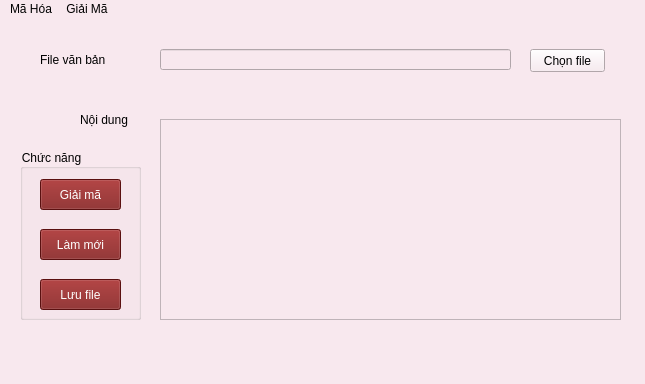
<?xml version="1.0" encoding="UTF-8"?>
<ui version="4.0">
 <class>MainWindow</class>
 <widget class="QMainWindow" name="MainWindow">
  <property name="geometry">
   <rect>
    <x>0</x>
    <y>0</y>
    <width>645</width>
    <height>384</height>
   </rect>
  </property>
  <property name="font">
   <font>
    <pointsize>12</pointsize>
    <weight>50</weight>
    <bold>false</bold>
   </font>
  </property>
  <property name="windowTitle">
   <string>Giải mã chuyển vị nhiều dòng</string>
  </property>
  <property name="styleSheet">
   <string notr="true">background-color: rgb(248, 232, 238);
</string>
  </property>
  <property name="iconSize">
   <size>
    <width>24</width>
    <height>24</height>
   </size>
  </property>
  <widget class="QWidget" name="centralwidget">
   <widget class="QGroupBox" name="groupBox_4">
    <property name="geometry">
     <rect>
      <x>20</x>
      <y>130</y>
      <width>121</width>
      <height>171</height>
     </rect>
    </property>
    <property name="title">
     <string>Chức năng</string>
    </property>
    <widget class="QPushButton" name="pB_GiaiMa">
     <property name="geometry">
      <rect>
       <x>20</x>
       <y>30</y>
       <width>81</width>
       <height>31</height>
      </rect>
     </property>
     <property name="styleSheet">
      <string notr="true">background-color: rgb(126, 23, 23);
color: rgb(255, 255, 255);</string>
     </property>
     <property name="text">
      <string>Giải mã</string>
     </property>
    </widget>
    <widget class="QPushButton" name="pB_Refresh">
     <property name="geometry">
      <rect>
       <x>20</x>
       <y>80</y>
       <width>81</width>
       <height>31</height>
      </rect>
     </property>
     <property name="styleSheet">
      <string notr="true">background-color: rgb(126, 23, 23);
color: rgb(255, 255, 255);</string>
     </property>
     <property name="text">
      <string>Làm mới</string>
     </property>
    </widget>
    <widget class="QPushButton" name="pB_LuuFile">
     <property name="geometry">
      <rect>
       <x>20</x>
       <y>130</y>
       <width>81</width>
       <height>31</height>
      </rect>
     </property>
     <property name="styleSheet">
      <string notr="true">background-color: rgb(126, 23, 23);
color: rgb(255, 255, 255);</string>
     </property>
     <property name="text">
      <string>Lưu file</string>
     </property>
    </widget>
   </widget>
   <widget class="QLabel" name="label">
    <property name="geometry">
     <rect>
      <x>40</x>
      <y>30</y>
      <width>101</width>
      <height>21</height>
     </rect>
    </property>
    <property name="styleSheet">
     <string notr="true">color: rgb(0, 0, 0);
font: 75 12pt &quot;MS Shell Dlg 2&quot;;</string>
    </property>
    <property name="text">
     <string>File văn bản</string>
    </property>
   </widget>
   <widget class="QLabel" name="label_2">
    <property name="geometry">
     <rect>
      <x>80</x>
      <y>90</y>
      <width>71</width>
      <height>21</height>
     </rect>
    </property>
    <property name="styleSheet">
     <string notr="true">color: rgb(0, 0, 0);
font: 75 12pt &quot;MS Shell Dlg 2&quot;;</string>
    </property>
    <property name="text">
     <string>Nội dung</string>
    </property>
   </widget>
   <widget class="QLineEdit" name="lE_FileIn">
    <property name="geometry">
     <rect>
      <x>160</x>
      <y>30</y>
      <width>351</width>
      <height>21</height>
     </rect>
    </property>
    <property name="text">
     <string/>
    </property>
   </widget>
   <widget class="QPushButton" name="pB_ChooseFile">
    <property name="geometry">
     <rect>
      <x>530</x>
      <y>30</y>
      <width>75</width>
      <height>23</height>
     </rect>
    </property>
    <property name="text">
     <string>Chọn file</string>
    </property>
   </widget>
   <widget class="QTextBrowser" name="tB_Content">
    <property name="geometry">
     <rect>
      <x>160</x>
      <y>100</y>
      <width>461</width>
      <height>201</height>
     </rect>
    </property>
   </widget>
  </widget>
  <widget class="QMenuBar" name="menubar">
   <property name="geometry">
    <rect>
     <x>0</x>
     <y>0</y>
     <width>645</width>
     <height>22</height>
    </rect>
   </property>
   <widget class="QMenu" name="menuM_H_a">
    <property name="title">
     <string>Mã Hóa</string>
    </property>
    <widget class="QMenu" name="menuRSA">
     <property name="title">
      <string>RSA</string>
     </property>
     <addaction name="ac_MH_TaoKhoa"/>
     <addaction name="separator"/>
     <addaction name="ac_MH_RSA_2"/>
    </widget>
    <addaction name="ac_MH_SDES"/>
    <addaction name="separator"/>
    <addaction name="ac_MH_Belasco"/>
    <addaction name="separator"/>
    <addaction name="ac_MH_ChuyenVi"/>
    <addaction name="separator"/>
    <addaction name="ac_MH_Vigenere"/>
    <addaction name="separator"/>
    <addaction name="menuRSA"/>
   </widget>
   <widget class="QMenu" name="menuGi_i_M">
    <property name="title">
     <string>Giải Mã</string>
    </property>
    <widget class="QMenu" name="menuRSA_2">
     <property name="title">
      <string>RSA</string>
     </property>
     <addaction name="ac_GM_TaoKhoa"/>
     <addaction name="separator"/>
     <addaction name="ac_GM_RSA_2"/>
    </widget>
    <addaction name="ac_GM_SDES"/>
    <addaction name="separator"/>
    <addaction name="ac_GM_Belasco"/>
    <addaction name="separator"/>
    <addaction name="ac_GM_ChuyenVi"/>
    <addaction name="separator"/>
    <addaction name="ac_GM_Vigenre"/>
    <addaction name="separator"/>
    <addaction name="menuRSA_2"/>
   </widget>
   <addaction name="menuM_H_a"/>
   <addaction name="menuGi_i_M"/>
  </widget>
  <widget class="QStatusBar" name="statusbar"/>
  <action name="ac_MH_RSA">
   <property name="text">
    <string>RSA</string>
   </property>
  </action>
  <action name="ac_MH_SDES">
   <property name="text">
    <string>SDES</string>
   </property>
  </action>
  <action name="ac_MH_Belasco">
   <property name="text">
    <string>Belasco</string>
   </property>
  </action>
  <action name="ac_MH_ChuyenVi">
   <property name="text">
    <string>Chuyển vị</string>
   </property>
  </action>
  <action name="ac_GM_RSA">
   <property name="text">
    <string>RSA</string>
   </property>
  </action>
  <action name="ac_GM_SDES">
   <property name="text">
    <string>SDES</string>
   </property>
  </action>
  <action name="ac_GM_Belasco">
   <property name="text">
    <string>Belasco</string>
   </property>
  </action>
  <action name="ac_GM_ChuyenVi">
   <property name="text">
    <string>Chuyển vị</string>
   </property>
  </action>
  <action name="ac_MH_Vigenere">
   <property name="text">
    <string>Vigenere</string>
   </property>
  </action>
  <action name="ac_GM_Vigenre">
   <property name="text">
    <string>Vigenere</string>
   </property>
  </action>
  <action name="ac_MH_TaoKhoa">
   <property name="text">
    <string>Tạo khóa</string>
   </property>
  </action>
  <action name="ac_MH_RSA_2">
   <property name="text">
    <string>Mã hóa</string>
   </property>
  </action>
  <action name="ac_GM_TaoKhoa">
   <property name="text">
    <string>Tạo Khóa</string>
   </property>
  </action>
  <action name="ac_GM_RSA_2">
   <property name="text">
    <string>Giải Mã</string>
   </property>
  </action>
 </widget>
 <resources/>
 <connections/>
</ui>
